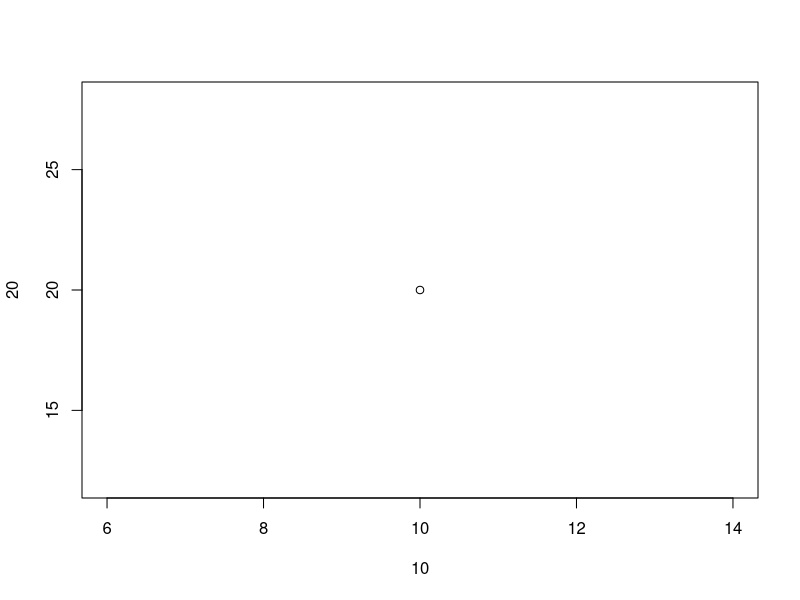
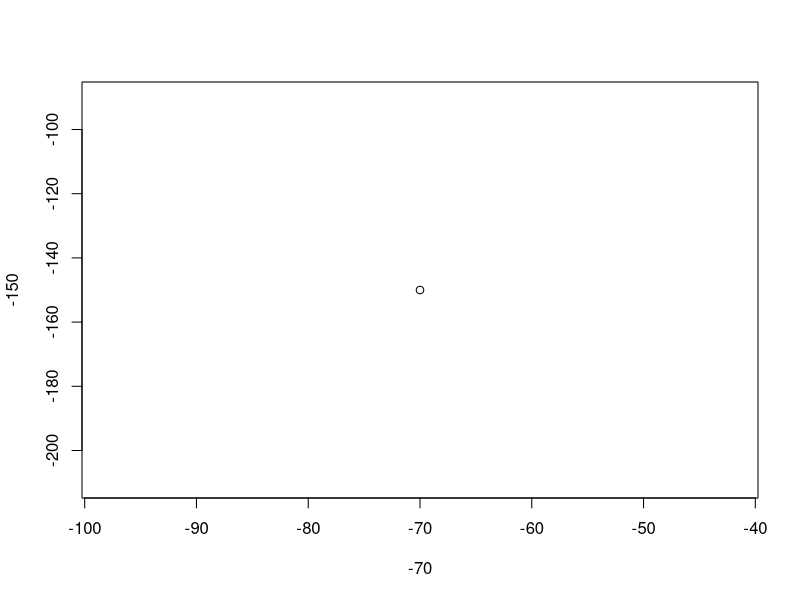
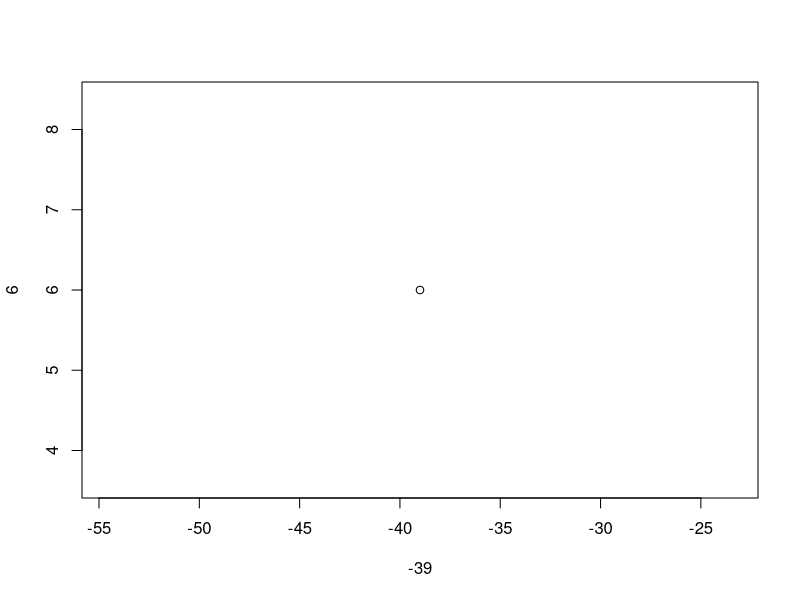
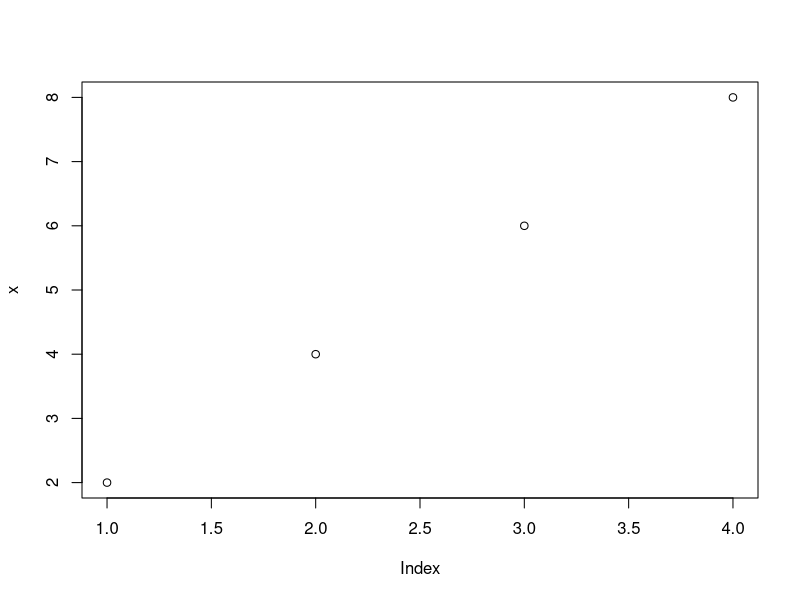
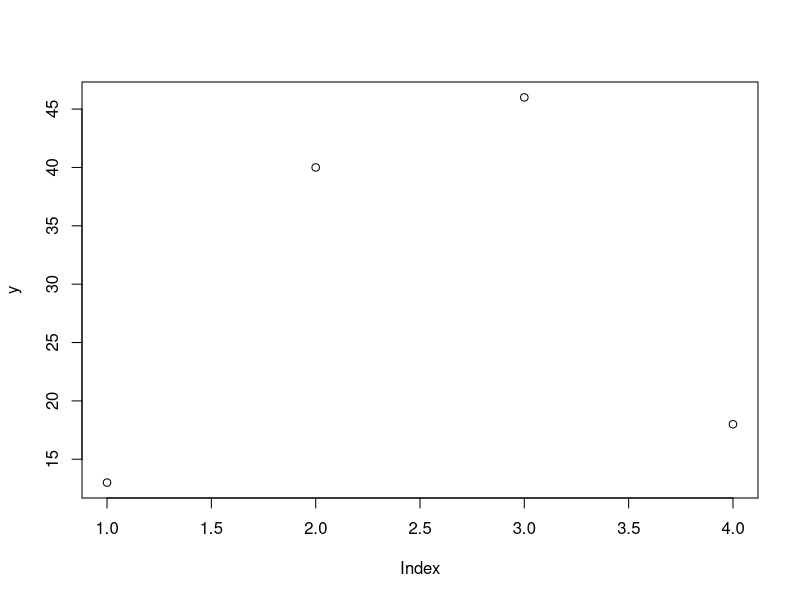
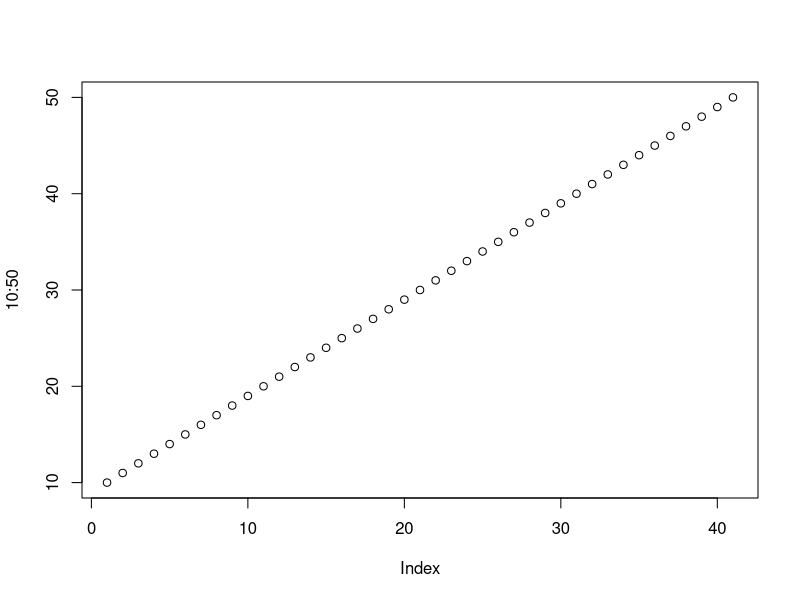
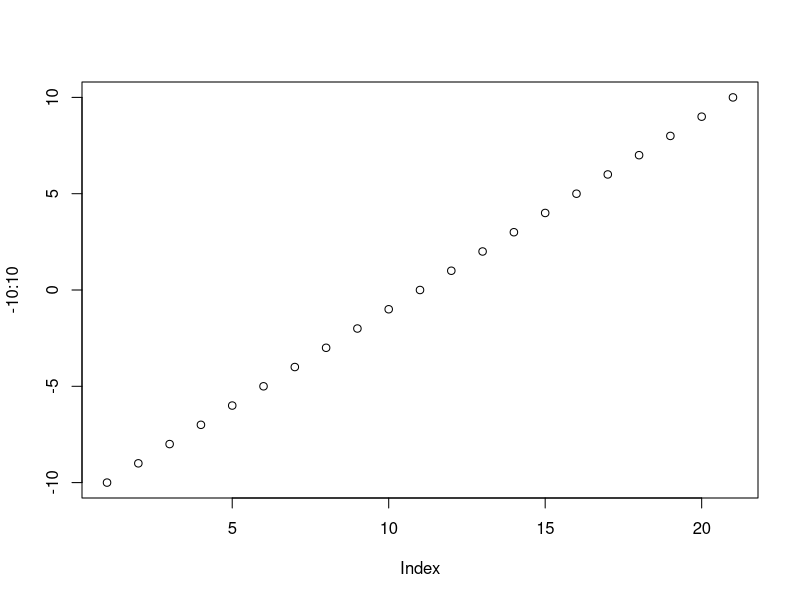
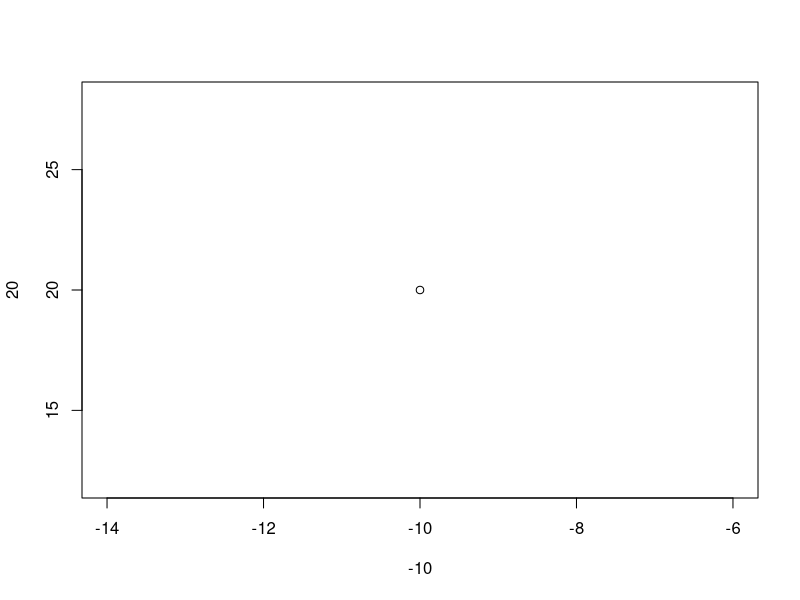

Write R code to recreate these figures, in order.
plot(10,20)

plot (-70,-150)

plot(-39, 6)

# create a vector x
x <- c(2, 4, 6, 8) 
plot(x)

# create a vector y
y <- c(13, 40, 46, 18) 
plot(y)

# draw sequence of points 
plot(10:50)
plot(-10:10)
plot(-10,20)

# Different parameters for type

# Value	Description
# "p"	Points Plot (Default)
# "l"	Line Plot
# "b"	Both Line and Points
# "s"	Step Plot
# "n"	No Plotting
# "h"	Histogram-like Plot


# plot line
plot(1:10, type="l", lwd=2)

# plot both line and points
plot(1:10, type="b", lwd=2)

# step plot
plot(1:10, type="s", lwd=2) 

# no plot
plot(1:10, type="n", lwd=2) 

# Histogram like  plot
plot(2:20, type="h", lwd=2) 

# Add labels
# main - adds the title "Plot Sequence of Points"
# xlab - adds the label for x-axis
# ylab - add the label for y-axis
plot(1:5,
     main="Plot Sequence of Points", 
     xlab="No of Experience(yrs)", 
     ylab="salary(lacs)")





